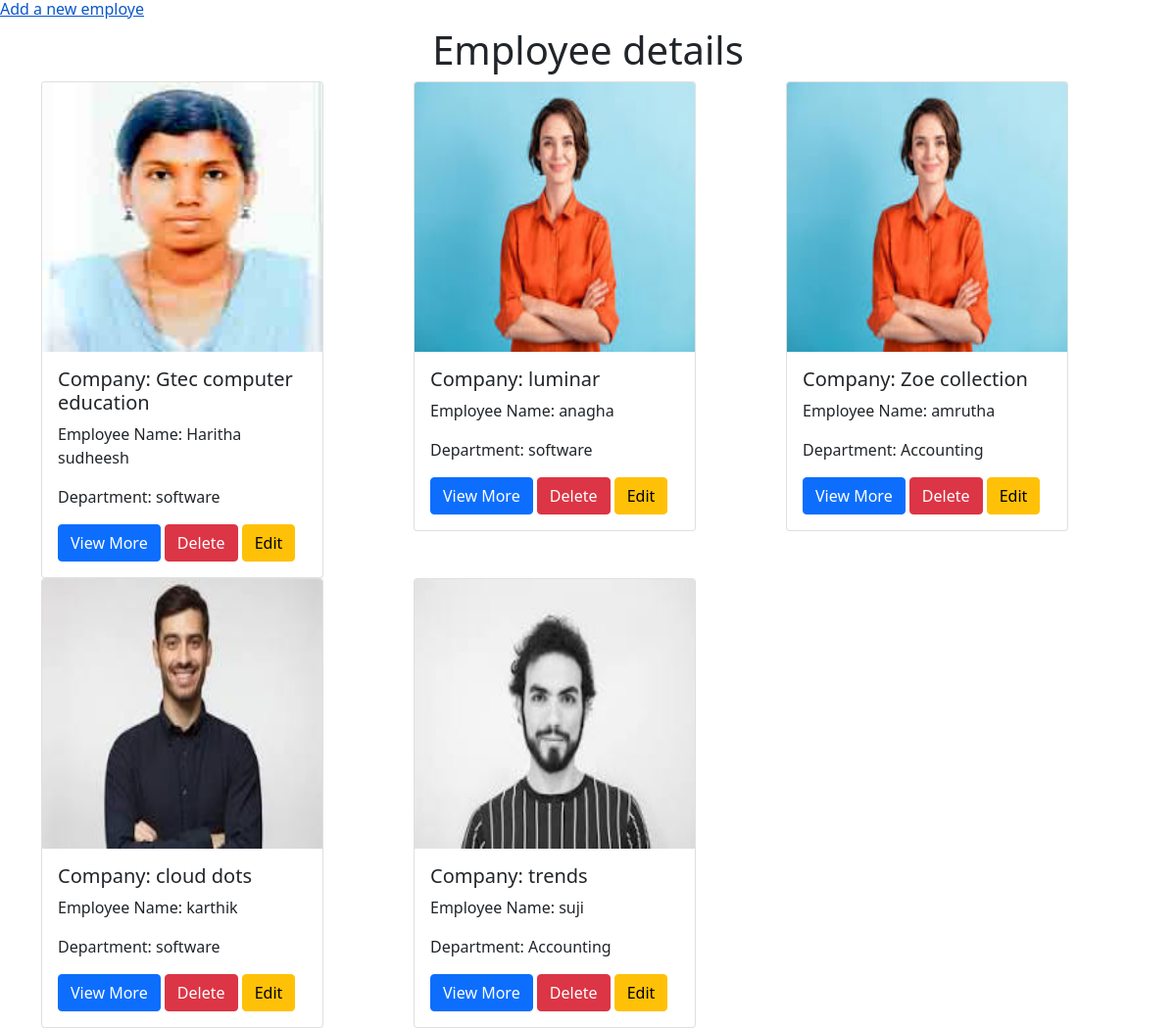
Screenshot of /empapp/employe/all/ with the database file from the repository.
### empapp/models.py (models this page shows)
class company(models.Model):
    cmpname=models.CharField(max_length=200,unique=True)
    empname=models.CharField(max_length=200)
    empQuali=models.CharField(max_length=200)
    empDept=models.CharField(max_length=200)
    empDsg=models.CharField(max_length=200)
    empImg=models.ImageField(upload_to='images',default="images/default.jpg",blank=True)
    empJdate=models.DateTimeField()
    empSalary=models.IntegerField()
    empPhone=models.IntegerField()

### empapp/views.py (the view)
# urls.py: path("employe/all/",views.EmployeListView.as_view(),name="employee-list"),
class EmployeListView(View):
    def get(self,request,*args,**kwargs):
        qs=company.objects.all()
        return render(request,"employee_list.html",{'data':qs})

### empapp/Templates/employee_list.html (shortened to what this page needs)
<!DOCTYPE html>
<html lang="en">
<head>
    <link href="https://cdn.jsdelivr.net/npm/bootstrap@5.0.2/dist/css/bootstrap.min.css" rel="stylesheet">
</head>
<body>
    <h6><a href="{% url 'employe-add' %}">Add a new employe</a></h6>
    <h1 class="text-center">Employee details</h1>
    <div class="container">
        <div class="row">
            {% for m in data %}
            <div class="col-4">
                <div class="card" style="width: 18rem;">
                    <img src="{{m.empImg.url}}" class="card-img-top" alt="..." height="275px">
                    <div class="card-body">
                    <h5 class="card-title">Company: {{m.cmpname}}</h5>
                    <p class="card-text">Employee Name: {{m.empname}}</p>
                    <p class="card-text">Department: {{m.empDept}}</p>
                    <a href="{% url 'employe-detail' m.id %}" class="btn btn-primary">View More</a>
                    <a href="{% url 'employe-remove' m.id %}" class="btn btn-danger">Delete</a>
                    <a href="{% url 'employe-edit' m.id %}" class="btn btn-warning">Edit</a>
                    </div>
                </div>
            </div>
            {% endfor %}
        </div>
    </div>
</body>
</html>

### rows the page displays
company: empImg (picture), cmpname "Gtec computer education", empname "Haritha sudheesh", empDept "software"
company: empImg (placeholder picture), cmpname "luminar", empname "anagha", empDept "software"
company: empImg (placeholder picture), cmpname "Zoe collection", empname "amrutha", empDept "Accounting"
company: empImg (picture), cmpname "cloud dots", empname "karthik", empDept "software"
company: empImg (picture), cmpname "trends", empname "suji", empDept "Accounting"
